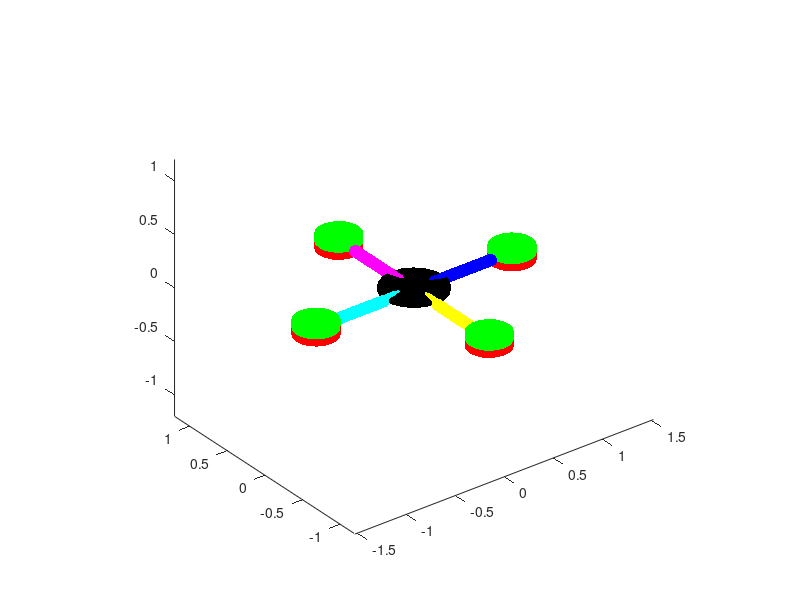

This figure's MATLAB source: (Note: this script raises an error after producing the figure.)

function Simulator()
    
    % Initialize Figure     
    figure('Color','white');
    axis equal
    hold on
    grid on 

    % Construct the Quadcopter System.
	% Initialize the Quadcopter State.
    state = setup_state();
    state = setup_paint(state);
    
    % Simulate the Quadcopter.
    for i = 1:1000
        % Apply control.
        state =  apply_control(state);
                
        % Compute all state variables (Omega, Acceleration, Omegadot).
        % state = update_acceleration(state);
        state = update_omega(state);
        state = update_omegadot(state);
        
        % Advance state.
        state  = advance(state);
        
        % Visualize the current state.
        paint(state);
    end
end


function state = setup_state()
    % Physical constants.
    g = 9.81;      % gravitational acceleration m/sec^2
    m = 0.8;       % mass in kg
    L = 0.25;      % length of arms in m
    
    k = 3e-3;      % 
    kb = 1e-7;     % Drag Coefficient
    kd = 0.25;     % Drag Constant derived by using air flow, propeller sizes and air drag coefficient. 
    Ix = 5e-3;     % Moment of Inertia in X Euclidian Axis
    Iy = 5e-3;     % Moment of Inertia in Y Euclidean Axis
    Iz = 10e-3;    % Moment of Inertia in Z Euclidean Axis
    dt = 1e-2;     % Simulation Step Size in Seconds
    
    % state parameters
    x         = [0; 0; 50];    % x, y, z location of the quadcopter Center of Gravity. 
    R         = zeros(3, 3);   % Rotation Matrix from Euclidian Linear to roll, pitch and yaw. 
    W         = zeros(3, 3);   % Translation Matrix from Euclidean roll, pitch and Yaw to Body Frame.
    xdot      = zeros(3, 1);   % Velocity in x, y and z directions. 
    a         = zeros(3, 1);   % acceleration in x, y and z directiions. 
    omega     = zeros(3, 1);   % angular velocity around x, y and z axis. 
    omegadot  = zeros(3, 1);   % angular acceleration around x, y and z axis.
    
    % Add some random theta disturbance
    %theta     = zeros(3, 1);   % roll pitch and yaw of the quadcopter.
    theta     = rand(3, 1);     % roll pitch and yaw of the quadcopter.
    
    thetadot  = zeros(3, 1);    % angular velocities of roll, pitch and yaw of the quadcopter.
    
    % Alternatively could add a thetadot disturbance
    %thetadot  = rand(3, 1);    % angular velocities of roll, pitch and yaw of the quadcopter. 
    
    % control parameters
    thrust = 0;                % Total thrust on the quadcopter in body frame
                               % Thrust generated by motors.
                               
    integral  = zeros(3, 1);   % Integral of the out over time for integral component of the pid controller
    error     = zeros(3, 1);   % reference signal based on the pid product of out and pid values. 
    tau       = zeros(3, 1);   % torques generated by the control system.
    
    P = 9;                     % sample pid- proporional value. 
    I = 0;                     % sample pid - integral value. 
    D = 5;                     % sample pid - derivative value. 
    pid = [P; I; D];           % pid values for the state variable. 
    
    
    
    % graphics object
    t = hgtransform;
    
    % Struct given to the controller. Controller may store its persistent state in it.
    state = struct('dt',       dt,       ...
                   'Ix',       Ix,       ...
                   'Iy',       Iy,       ...
                   'Iz',       Iz,       ...
                   'k',        k,        ...
                   'kd',       kd,       ...
                   'D',        D,        ...
                   'P',        P,        ...
                   'I',        I,        ...
                   'L',        L,        ...
                   'kb',       kb,       ...
                   'm',        m,        ...
                   'g',        g,        ...
                   'x',        x,        ...
                   'a',        a,        ...
                   'R',        R,        ...
                   'W',        W,        ...
                   't',        t,        ...
                   'pid',      pid,      ...
                   'xdot',     xdot,     ...
                   'omega',    omega,    ...
                   'omegadot', omegadot, ...
                   'tau',      tau,      ...
                   'theta',    theta,    ...
                   'thetadot', thetadot, ...
                   'thrust',   thrust,   ... 
                   'integral', integral, ...
                   'error',    error);
end



% Compute rotation matrix for a set of angles.
function state = update_R(state)
    phi   = state.theta(1);
    theta = state.theta(2);
    psi   = state.theta(3);
    R =[ cos(psi)*cos(theta), cos(psi)*sin(phi)*sin(theta) - cos(phi)*sin(psi), sin(phi)*sin(psi) + cos(phi)*cos(psi)*sin(theta)
         cos(theta)*sin(psi), cos(phi)*cos(psi) + sin(phi)*sin(psi)*sin(theta), cos(phi)*sin(psi)*sin(theta) - cos(psi)*sin(phi)
                 -sin(theta),                              cos(theta)*sin(phi),                              cos(phi)*cos(theta)
       ];
    state.R = R;
end

% Update Translation between Body and Euclidian Frames.
function state = update_W(state)
    phi   = state.theta(1);
    theta = state.theta(2);
    W = [
            1, 0,         -sin(theta)
            0, cos(phi),  cos(theta)*sin(phi)
            0, -sin(phi), cos(theta)*cos(phi)
    ];
    state.W = W;
end

function state = setup_paint(state)
    grid off
    shading interp
    view(3)

    % Base
    [x1,y1,z1] = cylinder([0.3 0.3 0 0 0 0 0]);
    % Arms
    [x2,y2,z2] = cylinder(0.05);
    % Motors
    [x3,y3,z3] = cylinder([0.2 0.2 0 0]);

    h(1) = surface(x1,y1,0.2*z1,'FaceColor','black', 'edgecolor','none');
    h(2) = surface(x1,y1,-0.2*z1,'FaceColor','white', 'edgecolor','none');
    h(3) = surface(z2,x2,y2,'FaceColor','blue', 'edgecolor','none');
    h(4) = surface(-z2,x2,y2,'FaceColor','cyan', 'edgecolor','none');
    h(5) = surface(y2,z2,x2,'FaceColor','magenta', 'edgecolor','none');
    h(6) = surface(y2,-z2,x2,'FaceColor','yellow', 'edgecolor','none');
    h(7) = surface(x3-1, y3, 0.2*z3,'FaceColor','green', 'edgecolor','none');
    h(8) = surface(x3-1, y3, -0.2*z3,'FaceColor','red', 'edgecolor','none');
    h(9) = surface(x3+1, y3, 0.2*z3,'FaceColor','green', 'edgecolor','none');
    h(10) = surface(x3+1, y3, -0.2*z3,'FaceColor','red', 'edgecolor','none');
    h(11) = surface(x3, y3-1, 0.2*z3,'FaceColor','green', 'edgecolor','none');
    h(12) = surface(x3, y3-1, -0.2*z3,'FaceColor','red', 'edgecolor','none');
    h(13) = surface(x3, y3+1, 0.2*z3,'FaceColor','green', 'edgecolor','none');
    h(14) = surface(x3, y3+1, -0.2*z3,'FaceColor','red', 'edgecolor','none');
    set(h, 'Parent', state.t);
    Txyz = makehgtform('translate', state.x); % Translation matrix in space with respect x, y and z.
    set(state.t, 'Matrix', Txyz);
end


function state = apply_control(state)
    Ix = state.Ix;
    Iy = state.Iy;
    Iz = state.Iz;
    k  = state.k;
    L  = state.L;
    kb  = state.kb;
    in = zeros(4, 1);
    
    % Compute total thrust.
    state.thrust = state.m*state.g/...
        (cos(state.theta(1))*cos(state.theta(2)));
     
    
    % Compute error.
    state.error = state.pid(1)*state.theta ...
        + state.pid(2)*state.integral + state.pid(3)*state.thetadot;
    
    e1  = state.error(1);
    e2  = state.error(2);
    e3  = state.error(3);
    
    % Update controller state.
    state.integral = state.integral + state.theta * state.dt;
    
    % Optional: Prevent wind-up.
    if max(abs(state.integral)) > 0.1*state.dt
        % "wind-up".
        state.integral = zeros(3, 1);
    end
    
    % Compute input.
    in(1) = state.thrust/(4*k) - e1*Ix/(2*k*L)              - e3*Iz/(4*kb);
    in(2) = state.thrust/(4*k)              - e2*Iy/(2*k*L) + e3*Iz/(4*kb);
    in(3) = state.thrust/(4*k) + e1*Ix/(2*k*L)              - e3*Iz/(4*kb);
    in(4) = state.thrust/(4*k)              + e2*Iy/(2*k*L) + e3*Iz/(4*kb);
    
    state.tau = [
        L*k*(in(1) - in(3))
        L*k*(in(2) - in(4))
        kb* (in(1) - in(2) + in(3) - in(4))
    ];
end

% Compute acceleration in Euclidian/Inertial reference frame.
function state = update_acceleration(state)
    state = update_R(state);
    T = state.R * [0; 0; state.thrust];
    state.a = [0; 0; -state.g] + T/state.m - state.kd*state.xdot/state.m;
end

% Convert derivatives of the theta to angular velocity omega.
function state = update_omega(state)
    state = update_W(state);
    state.omega = state.W * state.thetadot;
end

% Compute angular acceleration in body frame.
function state = update_omegadot(state)
    tau = state.tau;
    I = diag([state.Ix; state.Iy; state.Iz]);
    state.omegadot = I\(tau - cross(state.omega, I*state.omega));
end




function state = advance(state)
    state.omega = state.omega + state.omegadot * state.dt;
    state = update_thetadot(state);
  
    state.theta = state.theta + state.thetadot * state.dt;

    state.xdot = state.xdot + state.a * state.dt;

    state.x = state.x + state.xdot * state.dt;
end

% Convert omega to roll, pitch, and yaw derivatives.
function state = update_thetadot(state)
    state = update_W(state);
    state.thetadot = state.W \ state.omega;
end


function paint(state)
    Rx = makehgtform('xrotate', state.theta(1)); % Rotation matrix around X axis.
    Ry = makehgtform('yrotate', state.theta(2)); % Rotation matrix around Y axis.
    Rz = makehgtform('zrotate', state.theta(3)); % Rotation matrix around Z axis.
    Txyz = makehgtform('translate', state.x);    % Translation matix in space with respect x, y and z. 
    set(state.t, 'Matrix', Txyz*Rz*Ry*Rx);       % Translate and rotate with respect to absolute position. 

    pause(state.dt)                              % delay by simulation step for close to realistic scenario.    
    drawnow                                      % draw the changes and update the figure. 
end
